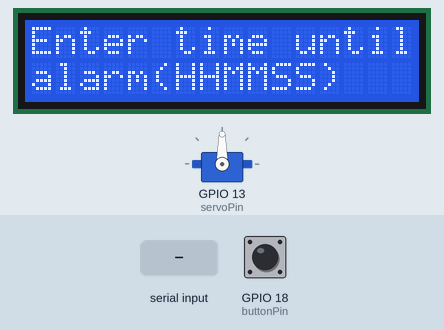
The sketch below on a simulated ESP32. Parts: servo, 16×2 character LCD. The inputs (shaded band) are chosen by the test bench; at power-on: GPIO 18 (buttonPin) LOW. Nothing arrives over Bluetooth unless stated; what the sketch prints to the serial monitor is not drawn.

Above: at 0.8 s.
0.9 s: "90,45,200\n" received over the second serial link
At 1.8 s:
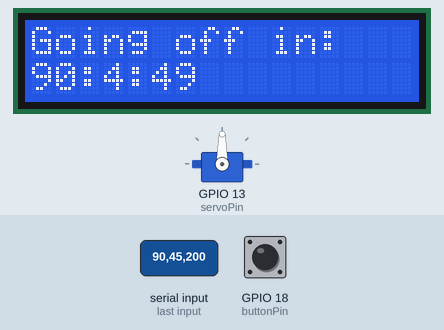
3.9 s: GPIO 18 (buttonPin) pulled HIGH for 0.15 s
At 4.6 s:
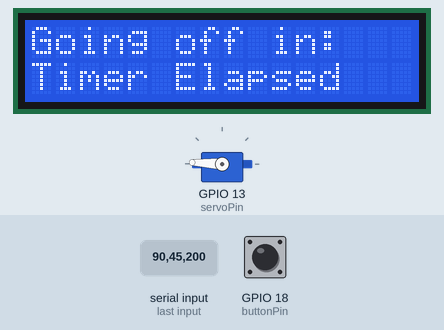
Timing chart, 0 to 6.9 s (numbered marks = the images above; inputs shaded):
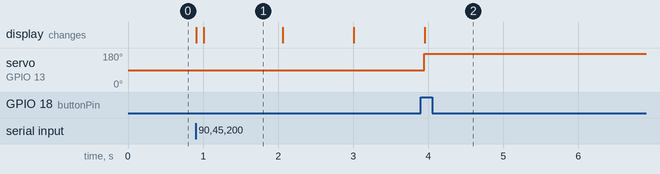

The sketch:

AlarmClock.ino
```cpp
#include "BluetoothSerial.h"
#include <ESP32Servo.h>
#include <LiquidCrystal.h>

#if !defined(CONFIG_BT_ENABLED) || !defined(CONFIG_BLUEDROID_ENABLED)
#error Bluetooth is not enabled! Please run `make menuconfig` to and enable it
#endif

BluetoothSerial SerialBT;

int servoPin = 13;
int RS = 15, E = 2, D4 = 4, D5 = 16, D6 = 17, D7 = 5;
int buttonPin = 18;

String incoming = "";
String prevIncoming = "";
String resetServo = "82101115101116321151011141181111310";
String engageServo = "6911010397103101321151011141181111310";
String resetAlarm = "821011151011163297108971141091310";
String changeAlarm = "67104971101031013297108971141091310";
String decVals[] = {"48", "49", "50", "51", "52", "53", "54", "55", "56", "57"};
unsigned long alarmSeconds = 0;
unsigned long secondsElapsed = 0;
String timeIncoming = "";
LiquidCrystal lcd(RS, E, D4, D5, D6, D7);
Servo ser;
void setup() {
  Serial.begin(115200);
  ser.attach(servoPin);
  lcd.begin(16, 2);

  pinMode(buttonPin, INPUT);
  SerialBT.begin("ESP32test"); //Bluetooth device name
  lcd.clear();
  lcd.print("Ready to Connect");
  Serial.println("The device started, now you can pair it with bluetooth!");
  SerialBT.println("Enter time until alarm(HHMMSS):");
  lcd.clear();
  lcd.setCursor(0, 0);
  lcd.print("Enter time until");
  lcd.setCursor(0, 1);
  lcd.print("alarm(HHMMSS)");
  timeIncoming = "";
  while (!SerialBT.available()) {

  }
  while (SerialBT.available()) {
    timeIncoming += SerialBT.read();
  }
  alarmSeconds = incomingToSeconds(timeIncoming);
  secondsElapsed += (millis() / 1000);

}

void loop() {
  unsigned long currTime = (millis() / 1000) - secondsElapsed;
  int pos;
  incoming = "";
  while (SerialBT.available()) {
    //Serial.print(SerialBT.read());
    incoming += SerialBT.read();
  }
  Serial.println(incoming);

  if (digitalRead(buttonPin)) {
    ser.write(177);
    alarmSeconds = 0;
  }

  if (incoming.equals("")) {

  }
  else if (incoming.equals(resetServo)) {
    ser.write(177);
    SerialBT.println("The servo was reset.");
  }
  else if (incoming.equals(engageServo)) {
    ser.write(0);
    SerialBT.println("The servo was engaged." );
  }
  else if (incoming.equals(changeAlarm)) {
//    secondsElapsed += currTime;
    SerialBT.println("Enter time until alarm(HHMMSS):");
    lcd.clear();
    lcd.setCursor(0, 0);
    lcd.print("Enter time until");
    lcd.setCursor(0, 1);
    lcd.print("alarm(HHMMSS)");
    timeIncoming = "";
    while (!SerialBT.available()) {

    }
    while (SerialBT.available()) {
      timeIncoming += SerialBT.read();
    }
    alarmSeconds = incomingToSeconds(timeIncoming);
    secondsElapsed += currTime;// I think this needs to be changed. It should be += milis()/1000; I think this is what was creating the delay.
  }
  else if(incoming.equals(resetAlarm)){
    alarmSeconds = 0;
  }
  else{
    SerialBT.println("Invalid Command");
  }

  lcd.clear();
  lcd.setCursor(0, 0);
  lcd.print("Going off in:");
  lcd.setCursor(0, 1);
  if (alarmSeconds > currTime) {
    lcd.print(timeFormat(alarmSeconds - currTime));
    Serial.print(alarmSeconds);
    Serial.print("\t");
    Serial.print(currTime);
  }
  else if(alarmSeconds == currTime){

    ser.write(0);
    alarmSeconds = 0;
    lcd.print("Timer Elapsed");
  }
  else{
    alarmSeconds = 0;
    lcd.print("Timer Elapsed");

  }

  delay(100);
}
unsigned long incomingToSeconds(String s) {
  s.remove(s.length() - 4);

  String hour = s.substring(0, 4);
  String minute = s.substring(4, 8);
  String second = s.substring(8, 12);

  int h1 = 0, h2 = 0, m1 = 0, m2 = 0, s1 = 0, s2 = 0;
  for (int i = 0; i < 10; i++) {
    if (hour.substring(0, 2).equals(decVals[i])) {
      h1 = i;
    }
    if (hour.substring(2).equals(decVals[i])) {
      h2 = i;
    }
  }
  for (int i = 0; i < 10; i++) {
    if (minute.substring(0, 2).equals(decVals[i])) {
      m1 = i;
    }
    if (minute.substring(2).equals(decVals[i])) {
      m2 = i;
    }
  }
  for (int i = 0; i < 10; i++) {
    if (second.substring(0, 2).equals(decVals[i])) {
      s1 = i;
    }
    if (second.substring(2).equals(decVals[i])) {
      s2 = i;
    }
  }

  hour = String(h1) + String(h2);
  minute = String(m1) + String(m2);
  second = String(s1) + String(s2);

  unsigned long secs = (hour.toInt() * 3600) + (minute.toInt() * 60) + (second.toInt());
  return secs;
}

String timeFormat(unsigned long seconds) {
  int hour = seconds / 3600;
  String sH = String(hour);
  int minute = (seconds % 3600) / 60;
  String sM = String(minute);
  int second = seconds % 60;
  String sS = String(second);
  return sH + ":" + sM + ":" + sS;
}
```

Measured:
- after the input at 0.9 s, the display: first changes at once (image 1 shows a later state)
- after the input at 3.9 s, servo on GPIO 13 (servoPin): 90° → 177° after 0.05 s; the display: changes after 0.05 s (image 2)
